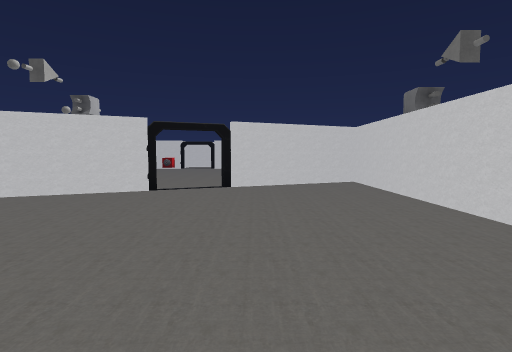
view 1 (above)

12 first-person views from a walk through a Unity game level. The camera is 1.5 m above the floor, tilts 4° down and sees 80° across. The floor is counted in squares, 2 m on a side. Each view is taken from the middle of a square. On the plan, view 1 faces up. The plan holds only what a view shows up to about 10 squares ahead; the rest is blank. The place goes on beyond the plan. The player is left out. Door leaves are left out, so doorways stand open. Some surface patterns are stand-ins.

view 2
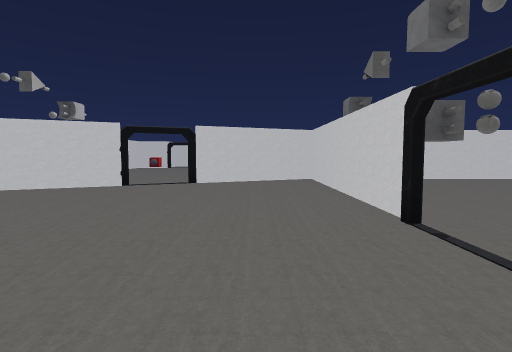

view 3
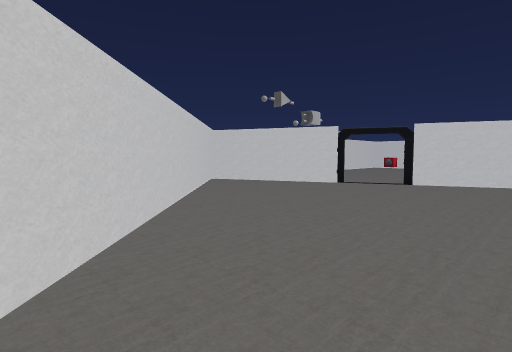

view 4
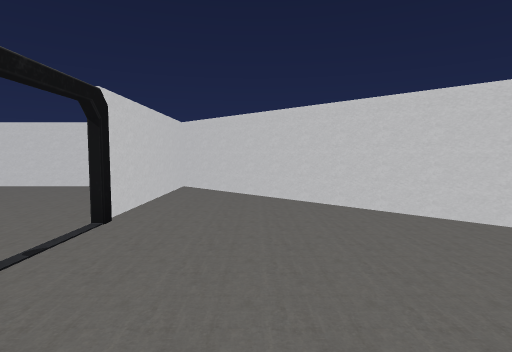

view 5
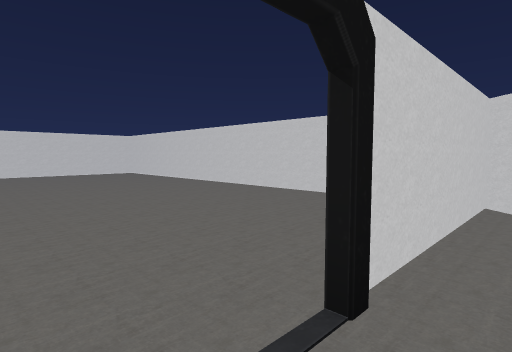

view 6
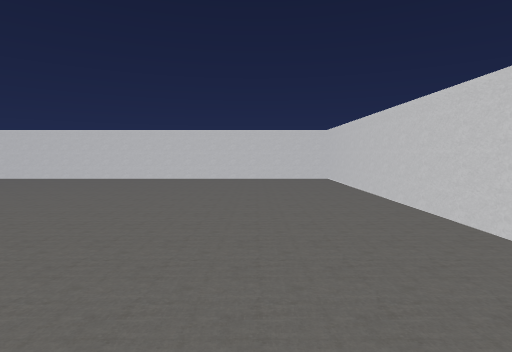

view 7
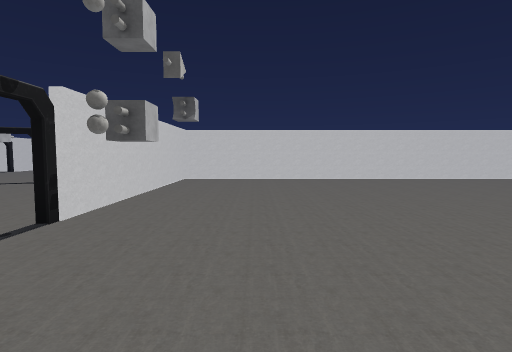

view 8
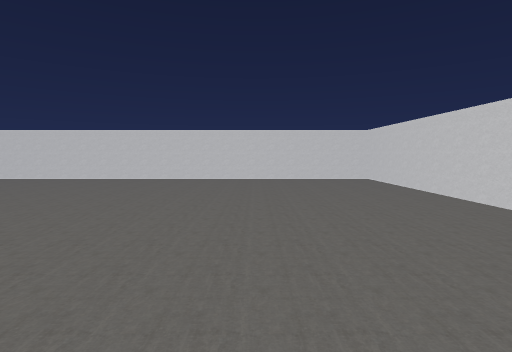

view 9
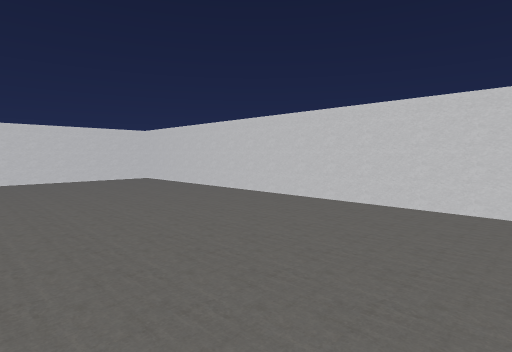

view 10
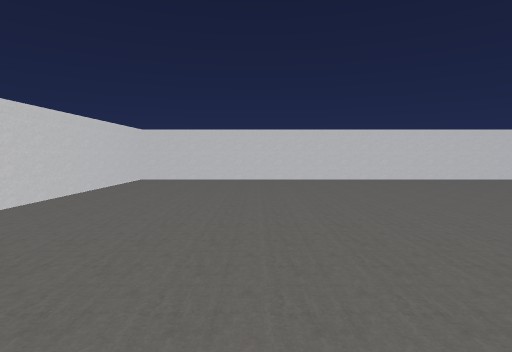

view 11
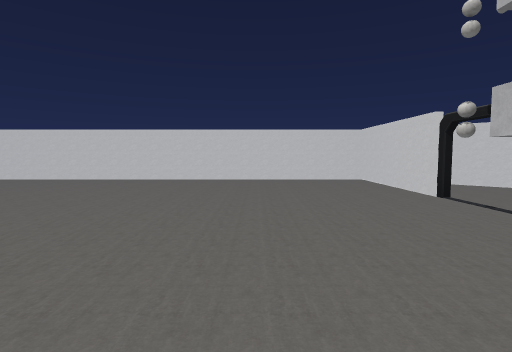

view 12
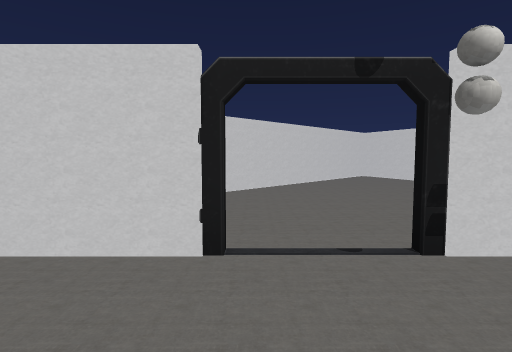

### Floor plan
Points are (right, up) in squares from view 1. A wall is a line through its corners. A room is listed if a view was taken in it or the views show most of it. See-through windows are left out.
Room 1 (views 1, 2, 3, 4, 5)
walls: (2.7, 2.1) (2.7, 8.5); (-2.1, 6.4) (-5.5, 4.9); (-5.5, 4.6) (2.7, -3.3) (2.7, 0.8); (2.6, 8.4) (-0.8, 6.9)
ways out: opening at (3, 2) to room 2; open door at (3, 1) to room 2; open door at (-1.5, 7)
Room 2 (views 6, 7, 8, 9, 10, 11, 12)
walls: (2.8, 0.9) (2.8, -3.3) (14.5, -3.3) (14.5, 8.4) (2.6, 8.4); (2.8, 8.4) (2.8, 2.1)
ways out: opening at (3, 2) to room 1; open door at (3, 1) to room 1

Positions as (right, up) in squares from view 1, and headings:
1: (0, 0), facing up
2: (1, -1), facing up
3: (2, -1), facing up-left
4: (1, 4), facing down
5: (2, 2), facing down-right
6: (5, -1), facing right
7: (5, -1), facing up
8: (11, -1), facing up
9: (10, -1), facing up-right
10: (11, 6), facing down
11: (6, 6), facing down
12: (5, 1), facing left
